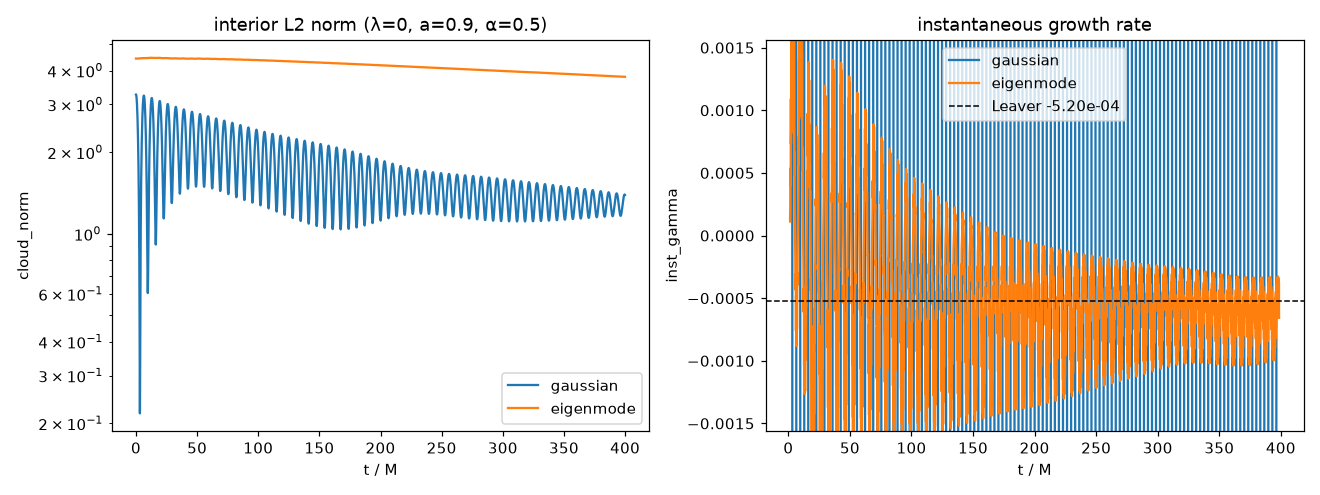

Source code (Python):
#!/usr/bin/env python
"""Validate the clean eigenmode seed (radial1d.eigenmode_seed) against the Gaussian.

Exact-answer test (CLAUDE.md working style): on a LINEAR (lambda=0) run a correct
eigenmode seed must reproduce the Leaver growth rate from early times with no
shedding transient -- the Gaussian seed rings as it settles onto the true mode.
We run both seeds at lambda=0 on the damped config (a=0.9, alpha=0.5, Leaver
Gamma=-5.2e-4) and compare (i) the late-time rate vs Leaver and (ii) the transient
wobble std(inst_gamma)/|Gamma|. A single log-amplitude fit of the (smooth)
eigenmode cloud_norm recovers Gamma to high accuracy.

    python eigenmode_seed_test.py [--plot eigenmode_seed_test.png]
"""
import sys, os, argparse, numpy as np
_HERE = os.path.dirname(os.path.abspath(__file__))
sys.path.insert(0, _HERE)
import evolve


def main():
    ap = argparse.ArgumentParser()
    ap.add_argument("--alpha", type=float, default=0.50)
    ap.add_argument("--a", type=float, default=0.90)
    ap.add_argument("--T", type=float, default=400.)
    ap.add_argument("--N", type=int, default=1600)
    ap.add_argument("--plot", default=None)
    q = ap.parse_args()
    grid = dict(xmin=-45., xmax=100., N=q.N, T=q.T, gmax=1.0, eps_match=0.02)
    print(f"# eigenmode-seed test  a={q.a} alpha={q.alpha} T={q.T} N={q.N}  (lambda=0)")
    gauss = evolve.run(q.alpha, q.a, **grid, lambda_quartic=0.0, init_amplitude=1.0, seed="gaussian")
    eig = evolve.run(q.alpha, q.a, **grid, lambda_quartic=0.0, init_amplitude=1.0, seed="eigenmode")
    GL = gauss["w_ref"].imag
    print(f"  Leaver Gamma = {GL:+.4e}")
    results = {}
    for name, o in (("gaussian", gauss), ("eigenmode", eig)):
        tg, gt = evolve.inst_gamma(o["t"], np.maximum(o["cloud_norm"], 1e-300))
        late = tg > 0.6 * tg[-1]
        g_late = np.mean(gt[late])
        wobble = np.std(gt[tg > 10]) / abs(GL)
        # single log-amplitude fit over the settled second half (phase-free rate)
        mfit = o["t"] > 0.5 * o["t"][-1]
        g_fit = np.polyfit(o["t"][mfit], np.log(o["cloud_norm"][mfit]), 1)[0]
        results[name] = (g_late, g_fit, wobble)
        print(f"  {name:9s}: Gamma_late={g_late:+.4e} ({g_late/GL:+.2f}x)  "
              f"Gamma_logfit={g_fit:+.4e} ({g_fit/GL:+.2f}x)  wobble={wobble:.2f}")
    ok = (abs(results["eigenmode"][1] / GL - 1) < 0.1
          and results["eigenmode"][2] < 0.1 * results["gaussian"][2])
    print(f"  -> eigenmode logfit within 10% of Leaver AND >10x less wobble: "
          f"{'PASS' if ok else 'CHECK'}")

    if q.plot:
        import matplotlib; matplotlib.use("Agg"); import matplotlib.pyplot as plt
        fig, ax = plt.subplots(1, 2, figsize=(12, 4.5))
        for name, o, c in (("gaussian", gauss, "C0"), ("eigenmode", eig, "C1")):
            ax[0].plot(o["t"], o["cloud_norm"], c, label=name)
            tg, gt = evolve.inst_gamma(o["t"], np.maximum(o["cloud_norm"], 1e-300))
            ax[1].plot(tg, gt, c, label=name)
        ax[0].set_yscale("log"); ax[0].set_xlabel("t / M"); ax[0].set_ylabel("cloud_norm")
        ax[0].legend(); ax[0].set_title(f"interior L2 norm (λ=0, a={q.a}, α={q.alpha})")
        ax[1].axhline(GL, color="k", ls="--", lw=1, label=f"Leaver {GL:.2e}")
        ax[1].set_xlabel("t / M"); ax[1].set_ylabel("inst_gamma")
        ax[1].set_ylim(GL * 3, abs(GL) * 3); ax[1].legend()
        ax[1].set_title("instantaneous growth rate")
        fig.tight_layout(); fig.savefig(q.plot, dpi=110); print("saved", q.plot)


if __name__ == "__main__":
    main()
